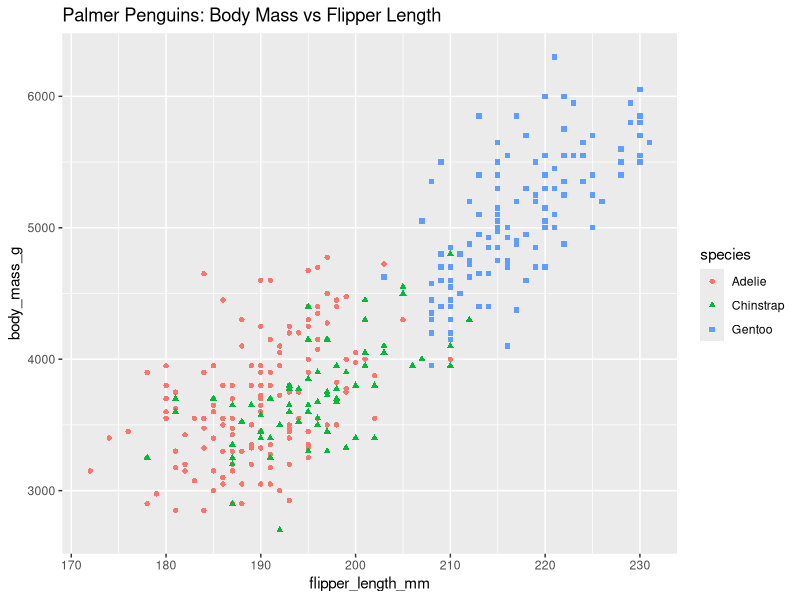

R code for this plot:
install.packages('palmerpenguins')
library('palmerpenguins')

install.packages('ggplot2')
library('ggplot2')

ggplot(data=penguins,aes(x=flipper_length_mm,y=body_mass_g)) + geom_point(aes(color=species,shape=species)) + labs(title="Palmer Penguins: Body Mass vs Flipper Length")